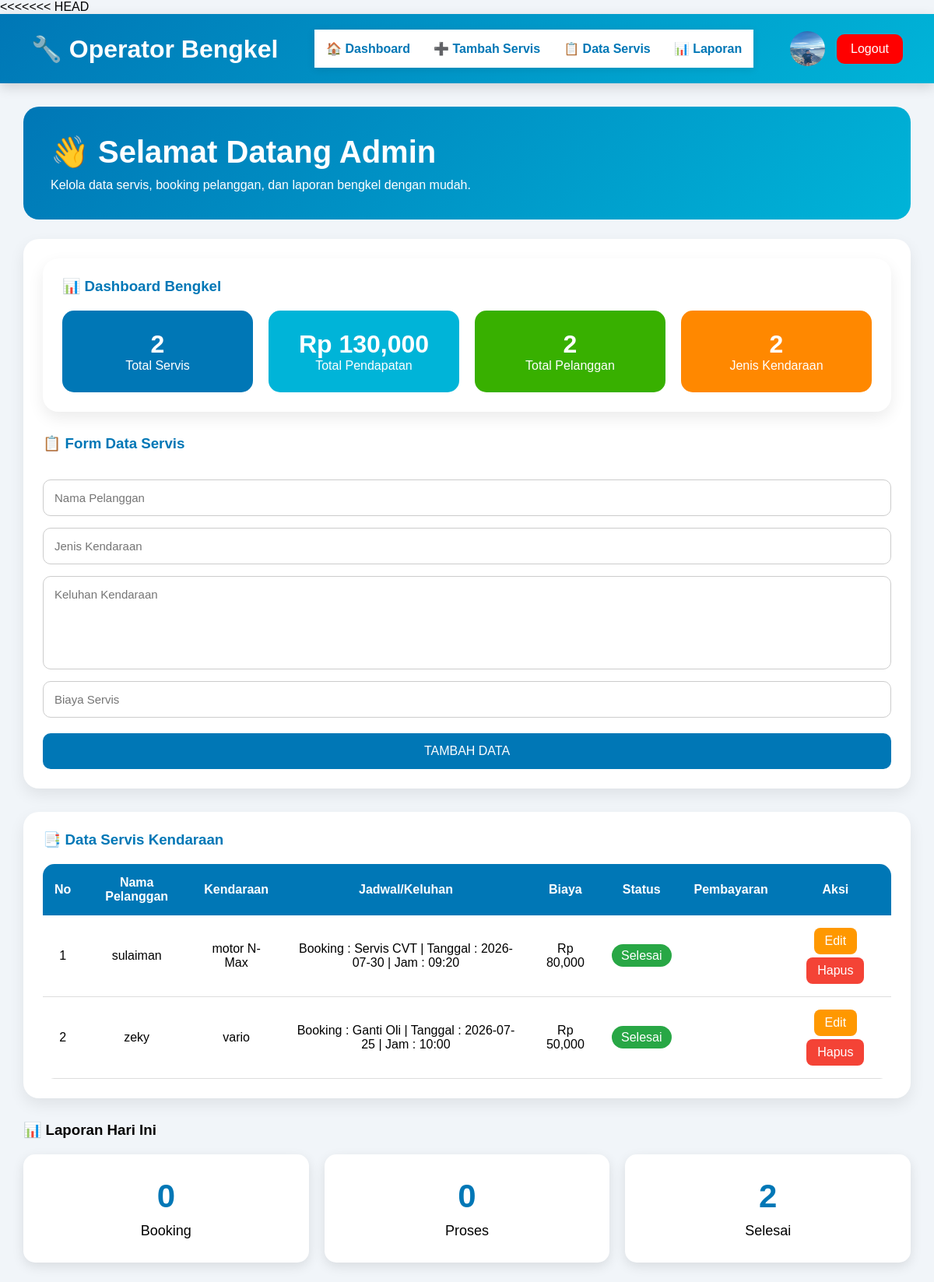
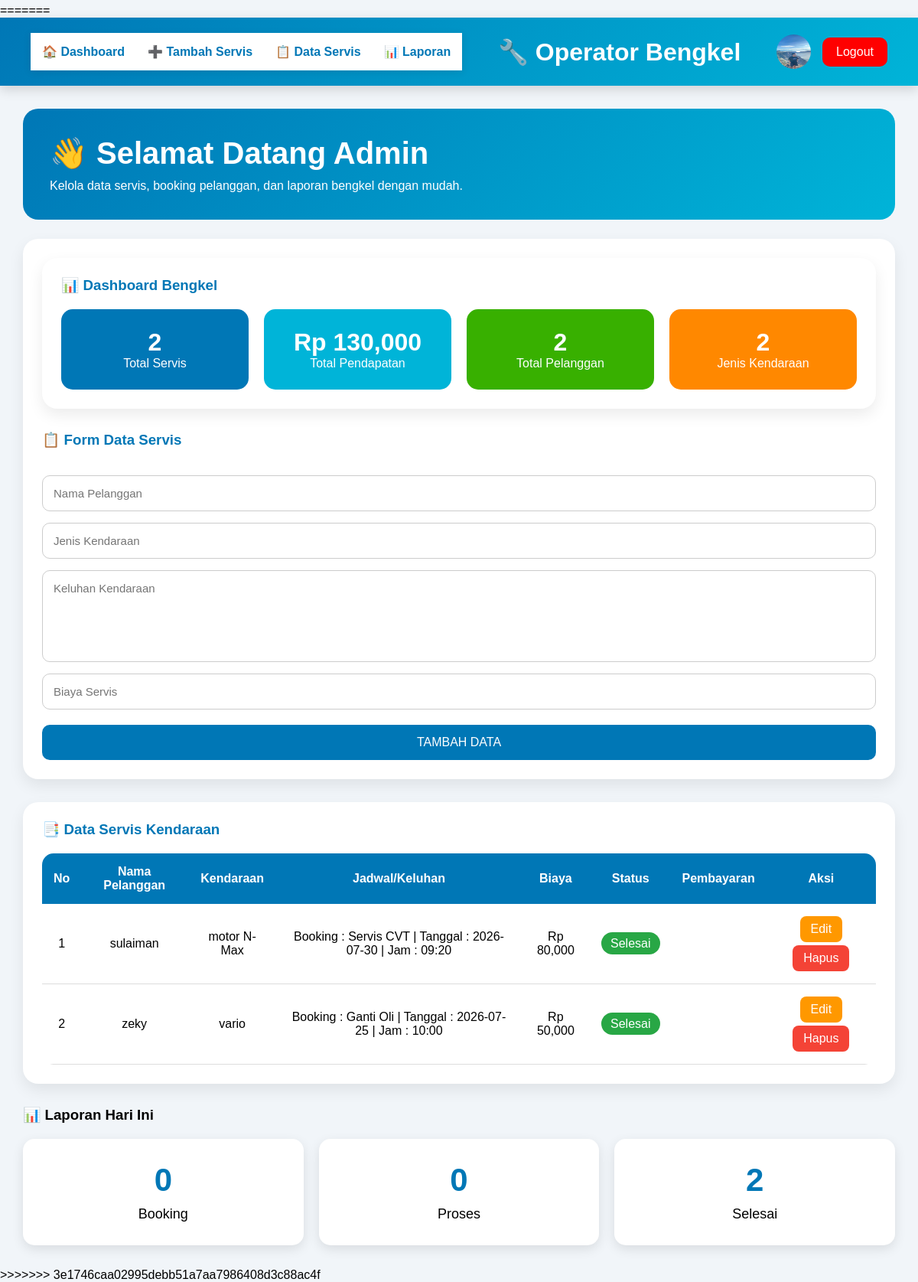
Page /index.php (signed in) on the committed database (2 pictures, top to bottom).
### tables this page shows
CREATE TABLE `servis` (
  `id` int(11) NOT NULL,
  `nama_pelanggan` varchar(100) DEFAULT NULL,
  `kendaraan` varchar(100) DEFAULT NULL,
  `keluhan` text DEFAULT NULL,
  `biaya` int(11) DEFAULT NULL,
  `status` varchar(20) DEFAULT 'Booking'
);

### index.php (the view, shortened to what this page needs)
<?php
$conn = mysqli_connect("localhost", "root", "", "bengkell_db");
?>
<!DOCTYPE html>
<html>
<head>
</head>
<body>
<div class="navbar">
    <h2>🔧 Operator Bengkel</h2>
    <div class="menu-admin">
        <a href="#dashboard">🏠 Dashboard</a>
        <a href="#form">➕ Tambah Servis</a>
        <a href="#data">📋 Data Servis</a>
        <a href="#laporan">📊 Laporan</a>
    </div>
    <div style="display:flex;align-items:center;gap:15px;">
        <img src="1.jpg"
        style="width:45px;height:45px;border-radius:50%;">
        <a class="logout"
        href="index.php?logout=true">
            Logout
        </a>
    </div>
</div>
<div class="container" id="dashboard">
<div class="hero-admin">
    <h1>👋 Selamat Datang Admin</h1>
    <p>
        Kelola data servis, booking pelanggan,
        dan laporan bengkel dengan mudah.
    </p>
</div>
<div class="card">
    <?php
$total_servis = mysqli_num_rows(
    mysqli_query($conn, "SELECT * FROM servis")
);
$total_pendapatan = mysqli_fetch_assoc(
    mysqli_query($conn, "SELECT SUM(biaya) AS total FROM servis")
);
$total_pelanggan = mysqli_num_rows(
    mysqli_query($conn, "SELECT DISTINCT nama_pelanggan FROM servis")
);
$total_kendaraan = mysqli_num_rows(
    mysqli_query($conn, "SELECT DISTINCT kendaraan FROM servis")
);
?>
<div class="card">
    <h3>📊 Dashboard Bengkel</h3>
    <div style="
        display:flex;
        gap:20px;
        flex-wrap:wrap;
        margin-top:20px;
    ">
        <div style="
            flex:1;
            min-width:220px;
            background:#0077b6;
            color:white;
            padding:25px;
            border-radius:15px;
            text-align:center;
        ">
            <h1><?php echo $total_servis; ?></h1>
            <p>Total Servis</p>
        </div>
        <div style="
            flex:1;
            min-width:220px;
            background:#00b4d8;
            color:white;
            padding:25px;
            border-radius:15px;
            text-align:center;
        ">
            <h1>
                Rp <?php echo number_format($total_pendapatan['total']); ?>
            </h1>
            <p>Total Pendapatan</p>
        </div>
        <div style="
            flex:1;
            min-width:220px;
            background:#38b000;
            color:white;
            padding:25px;
            border-radius:15px;
            text-align:center;
        ">
            <h1><?php echo $total_pelanggan; ?></h1>
            <p>Total Pelanggan</p>
        </div>
        <div style="
            flex:1;
            min-width:220px;
            background:#ff8800;
            color:white;
            padding:25px;
            border-radius:15px;
            text-align:center;
        ">
            <h1><?php echo $total_kendaraan; ?></h1>
            <p>Jenis Kendaraan</p>
        </div>
    </div>
</div>
<div id="form">
<h3>📋 Form Data Servis</h3>
</div>
<?php
if(isset($_GET['edit'])){
    $id = $_GET['edit'];
    $edit = mysqli_query($conn, "SELECT * FROM servis WHERE id='$id'");
    $e = mysqli_fetch_array($edit);
?>
<form method="POST">
    <input type="hidden" name="id"
    value="<?php echo $e['id']; ?>">
    <input type="text" name="nama"
    value="<?php echo $e['nama_pelanggan']; ?>"
    placeholder="Nama Pelanggan" required>
    <input type="text" name="kendaraan"
    value="<?php echo $e['kendaraan']; ?>"
    placeholder="Jenis Kendaraan" required>
    <textarea name="keluhan"
    placeholder="Keluhan" required><?php echo $e['keluhan']; ?></textarea>
    <input type="number" name="biaya"
    value="<?php echo $e['biaya']; ?>"
    placeholder="Biaya Servis" required>
    <button class="btn" type="submit" name="update">
        UPDATE DATA
    </button>
</form>
<?php } else { ?>
<form method="POST">
    <input type="text" name="nama"
    placeholder="Nama Pelanggan" required>
    <input type="text" name="kendaraan"
    placeholder="Jenis Kendaraan" required>
    <textarea name="keluhan"
    placeholder="Keluhan Kendaraan" required></textarea>
    <input type="number" name="biaya"
    placeholder="Biaya Servis" required>
    <button class="btn" type="submit" name="tambah">
        TAMBAH DATA
    </button>
</form>
<?php } ?>
</div>
<div class="card">
<div id="data">
<h3>📑 Data Servis Kendaraan</h3>
</div>
<table>
<tr>
    <th>No</th>
    <th>Nama Pelanggan</th>
    <th>Kendaraan</th>
    <th>Jadwal/Keluhan</th>
    <th>Biaya</th>
    <th>Status</th>
    <th>Pembayaran</th>
    <th>Aksi</th>
</tr>
<?php
$no = 1;
$data = mysqli_query($conn, "SELECT * FROM servis");
while($d = mysqli_fetch_array($data)){
?>
<tr>
    <td><?php echo $no++; ?></td>
    <td><?php echo $d['nama_pelanggan']; ?></td>
    <td><?php echo $d['kendaraan']; ?></td>
    <td><?php echo $d['keluhan']; ?></td>
    <td>
    Rp <?php echo number_format($d['biaya']); ?>
</td>
<td>
<?php
if($d['status']=="Booking"){
    echo "<span class='booking'>Booking</span>";
}
elseif($d['status']=="Proses"){
    echo "<span class='proses-status'>Proses</span>";
}
elseif($d['status']=="Selesai"){
    echo "<span class='selesai-status'>Selesai</span>";
}
?>
</td>
<td>
</td>
<td>
    <a class="edit"
    href="index.php?edit=<?php echo $d['id']; ?>">
        Edit
    </a>
    <a class="hapus"
    href="index.php?hapus=<?php echo $d['id']; ?>">
        Hapus
    </a>
</td>
<?php } ?>
</table>
</div>
</div>
<div class="container" id="laporan">
<h3>📊 Laporan Hari Ini</h3>
<div class="cards">
<div class="box">
<h2><?php echo mysqli_num_rows(mysqli_query($conn,"SELECT * FROM servis WHERE status='Booking'")); ?></h2>
<p>Booking</p>
</div>
<div class="box">
<h2><?php echo mysqli_num_rows(mysqli_query($conn,"SELECT * FROM servis WHERE status='Proses'")); ?></h2>
<p>Proses</p>
</div>
<div class="box">
<h2><?php echo mysqli_num_rows(mysqli_query($conn,"SELECT * FROM servis WHERE status='Selesai'")); ?></h2>
<p>Selesai</p>
</div>
</div>
</div>
</body>
<?php
$conn = mysqli_connect("localhost", "root", "", "bengkell_db");
?>
<!DOCTYPE html>
<html>
<head>
</head>
<body>
<div class="navbar">
<div class="menu-admin">
    <a href="#dashboard">🏠 Dashboard</a>
    <a href="#form">➕ Tambah Servis</a>
    <a href="#data">📋 Data Servis</a>
    <a href="#laporan">📊 Laporan</a>
</div>
    <h2>🔧 Operator Bengkel</h2>
    <div style="display:flex;align-items:center;gap:15px;">
        <img src="1.jpg"
        style="width:45px;height:45px;border-radius:50%;">
        <a class="logout"
        href="index.php?logout=true">
            Logout
        </a>
    </div>
</div>
<div class="container" id="dashboard">
<div class="hero-admin">
    <h1>👋 Selamat Datang Admin</h1>
    <p>
        Kelola data servis, booking pelanggan,
        dan laporan bengkel dengan mudah.
    </p>
</div>
<div class="card">
    <?php
$total_servis = mysqli_num_rows(
    mysqli_query($conn, "SELECT * FROM servis")
);
$total_pendapatan = mysqli_fetch_assoc(
    mysqli_query($conn, "SELECT SUM(biaya) AS total FROM servis")
);
$total_pelanggan = mysqli_num_rows(
    mysqli_query($conn, "SELECT DISTINCT nama_pelanggan FROM servis")
);
$total_kendaraan = mysqli_num_rows(
    mysqli_query($conn, "SELECT DISTINCT kendaraan FROM servis")
);
?>
<div class="card">
    <h3>📊 Dashboard Bengkel</h3>
    <div style="
        display:flex;
        gap:20px;
        flex-wrap:wrap;
        margin-top:20px;
    ">
        <div style="
            flex:1;
            min-width:220px;
            background:#0077b6;
            color:white;
            padding:25px;
            border-radius:15px;
            text-align:center;
        ">
            <h1><?php echo $total_servis; ?></h1>
            <p>Total Servis</p>
        </div>
        <div style="
            flex:1;
            min-width:220px;
            background:#00b4d8;
            color:white;
            padding:25px;
            border-radius:15px;
            text-align:center;
        ">
            <h1>
                Rp <?php echo number_format($total_pendapatan['total']); ?>
            </h1>
            <p>Total Pendapatan</p>
        </div>
        <div style="
            flex:1;
            min-width:220px;
            background:#38b000;
            color:white;
            padding:25px;
            border-radius:15px;
            text-align:center;
        ">
            <h1><?php echo $total_pelanggan; ?></h1>
            <p>Total Pelanggan</p>
        </div>
        <div style="
            flex:1;
            min-width:220px;
            background:#ff8800;
            color:white;
            padding:25px;
            border-radius:15px;
            text-align:center;
        ">
            <h1><?php echo $total_kendaraan; ?></h1>
            <p>Jenis Kendaraan</p>
        </div>
    </div>
</div>
<div id="form">
<h3>📋 Form Data Servis</h3>
</div>
<?php
if(isset($_GET['edit'])){
    $id = $_GET['edit'];
    $edit = mysqli_query($conn, "SELECT * FROM servis WHERE id='$id'");
    $e = mysqli_fetch_array($edit);
?>
<form method="POST">
    <input type="hidden" name="id"
    value="<?php echo $e['id']; ?>">
    <input type="text" name="nama"
    value="<?php echo $e['nama_pelanggan']; ?>"
    placeholder="Nama Pelanggan" required>
    <input type="text" name="kendaraan"
    value="<?php echo $e['kendaraan']; ?>"
    placeholder="Jenis Kendaraan" required>
    <textarea name="keluhan"
    placeholder="Keluhan" required><?php echo $e['keluhan']; ?></textarea>
    <input type="number" name="biaya"
    value="<?php echo $e['biaya']; ?>"
    placeholder="Biaya Servis" required>
    <button class="btn" type="submit" name="update">
        UPDATE DATA
    </button>
</form>
<?php } else { ?>
<form method="POST">
    <input type="text" name="nama"
    placeholder="Nama Pelanggan" required>
    <input type="text" name="kendaraan"
    placeholder="Jenis Kendaraan" required>
    <textarea name="keluhan"
    placeholder="Keluhan Kendaraan" required></textarea>
    <input type="number" name="biaya"
    placeholder="Biaya Servis" required>
    <button class="btn" type="submit" name="tambah">
        TAMBAH DATA
    </button>
</form>
<?php } ?>
</div>
<div class="card">
<div id="data">
<h3>📑 Data Servis Kendaraan</h3>
</div>
<table>
<tr>
    <th>No</th>
    <th>Nama Pelanggan</th>
    <th>Kendaraan</th>
    <th>Jadwal/Keluhan</th>
    <th>Biaya</th>
    <th>Status</th>
    <th>Pembayaran</th>
    <th>Aksi</th>
</tr>
<?php
$no = 1;
$data = mysqli_query($conn, "SELECT * FROM servis");
while($d = mysqli_fetch_array($data)){
?>
<tr>
    <td><?php echo $no++; ?></td>
    <td><?php echo $d['nama_pelanggan']; ?></td>
    <td><?php echo $d['kendaraan']; ?></td>
    <td><?php echo $d['keluhan']; ?></td>
    <td>
    Rp <?php echo number_format($d['biaya']); ?>
</td>
<td>
<?php
if($d['status']=="Booking"){
    echo "<span class='booking'>Booking</span>";
}
elseif($d['status']=="Proses"){
    echo "<span class='proses-status'>Proses</span>";
}
elseif($d['status']=="Selesai"){
    echo "<span class='selesai-status'>Selesai</span>";
}
?>
</td>
<td>
</td>
<td>
    <a class="edit"
    href="index.php?edit=<?php echo $d['id']; ?>">
        Edit
    </a>
    <a class="hapus"
    href="index.php?hapus=<?php echo $d['id']; ?>">
        Hapus
    </a>
</td>
<?php } ?>
</table>
</div>
</div>
<div class="container" id="laporan">
<h3>📊 Laporan Hari Ini</h3>
<div class="cards">
<div class="box">
<h2><?php echo mysqli_num_rows(mysqli_query($conn,"SELECT * FROM servis WHERE status='Booking'")); ?></h2>
<p>Booking</p>
</div>
<div class="box">
<h2><?php echo mysqli_num_rows(mysqli_query($conn,"SELECT * FROM servis WHERE status='Proses'")); ?></h2>
<p>Proses</p>
</div>
<div class="box">
<h2><?php echo mysqli_num_rows(mysqli_query($conn,"SELECT * FROM servis WHERE status='Selesai'")); ?></h2>
<p>Selesai</p>
</div>
</div>
</div>
</body>
</html>

### index.php (style rules this page uses)
* { margin:0; padding:0; box-sizing:border-box; font-family:Arial, sans-serif; }
body { background:#f1f5f9; }
.navbar { background: linear-gradient(135deg,#0077b6,#00b4d8); padding:18px 40px; display:flex; justify-content:space-between; align-items:center; color:white; box-shadow:0 5px 15px rgba(0,0,0,.15); }
.navbar h2 { font-size:32px; }
.logout { background:red; color:white; padding:10px 18px; border-radius:10px; text-decoration:none; transition:.3s; }
.menu-admin { display:flex; align-items:center; gap:30px; background:none; box-shadow:none; padding:0; }
.menu-admin a { color:white; text-decoration:none; font-weight:bold; transition:.3s; }
.container { width:95%; margin:30px auto; }
.hero-admin { background:linear-gradient(135deg,#0077b6,#00b4d8); color:white; padding:35px; border-radius:20px; margin-bottom:25px; }
.hero-admin h1 { margin-bottom:10px; font-size:40px; }
.card { background:white; padding:25px; border-radius:20px; box-shadow:0 8px 20px rgba(0,0,0,.08); margin-bottom:30px; }
.card h3 { color:#0077b6; margin-bottom:20px; }
form input, form textarea { width:100%; padding:14px; margin-top:15px; border:1px solid #ccc; border-radius:10px; font-size:15px; }
textarea { resize:none; height:120px; }
.btn { width:100%; background:#0077b6; color:white; padding:14px; border:none; border-radius:10px; margin-top:20px; cursor:pointer; font-size:16px; transition:.3s; }
.cards { display:flex; gap:20px; flex-wrap:wrap; margin-top:20px; }
.box { flex:1; min-width:220px; background:white; border-radius:15px; padding:30px; text-align:center; box-shadow:0 5px 15px rgba(0,0,0,.1); transition:.3s; }
.box h2 { font-size:42px; color:#0077b6; }
.box p { margin-top:10px; font-size:18px; }
table { width:100%; border-collapse:collapse; overflow:hidden; border-radius:15px; }
table th { background:#0077b6; color:white; padding:15px; }
table td { padding:14px; text-align:center; border-bottom:1px solid #ddd; }
.edit, .hapus, .selesai, .verifikasi { color:white; padding:8px 14px; border-radius:8px; text-decoration:none; transition:.3s; display:inline-block; margin:2px; }
.edit { background:#ff9800; }
.hapus { background:#f44336; }
.selesai-status { background:#28a745; color:white; padding:6px 12px; border-radius:20px; }
.navbar { background:linear-gradient(135deg,#0077b6,#00b4d8); padding:20px 40px; display:flex; justify-content:space-between; align-items:center; color:white; box-shadow:0 5px 15px rgba(0,0,0,.15); }
.menu-admin { background:white; display:flex; justify-content:center; gap:30px; padding:15px; box-shadow:0 2px 10px rgba(0,0,0,.1); }
.menu-admin a { text-decoration:none; color:#0077b6; font-weight:bold; transition:.3s; }

### rows in the picture
servis: nama_pelanggan "sulaiman", kendaraan "motor N-Max", keluhan "Booking : Servis CVT | Tanggal : 2026-07-30 | Jam : 09:20", biaya "80,000", status "Selesai"
servis: nama_pelanggan "zeky", kendaraan "vario", keluhan "Booking : Ganti Oli | Tanggal : 2026-07-25 | Jam : 10:00", biaya "50,000", status "Selesai"

### other values in the picture
$total_servis "2"
$total_pendapatan['total'] "130,000"
$total_pelanggan "2"
$total_kendaraan "2"
